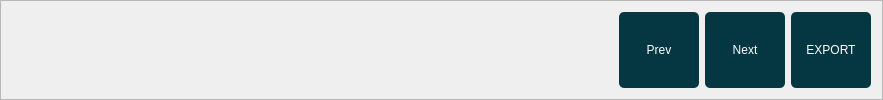
        <widget class="QFrame" name="frame_4">
         <property name="sizePolicy">
          <sizepolicy hsizetype="Preferred" vsizetype="Fixed">
           <horstretch>0</horstretch>
           <verstretch>0</verstretch>
          </sizepolicy>
         </property>
         <property name="frameShape">
          <enum>QFrame::StyledPanel</enum>
         </property>
         <property name="frameShadow">
          <enum>QFrame::Raised</enum>
         </property>
         <layout class="QHBoxLayout" name="horizontalLayout_2">
          <item>
           <spacer name="horizontalSpacer">
            <property name="orientation">
             <enum>Qt::Horizontal</enum>
            </property>
            <property name="sizeHint" stdset="0">
             <size>
              <width>607</width>
              <height>20</height>
             </size>
            </property>
           </spacer>
          </item>
          <item>
           <widget class="QPushButton" name="prev_Btn">
            <property name="sizePolicy">
             <sizepolicy hsizetype="Minimum" vsizetype="Preferred">
              <horstretch>0</horstretch>
              <verstretch>0</verstretch>
             </sizepolicy>
            </property>
            <property name="minimumSize">
             <size>
              <width>80</width>
              <height>25</height>
             </size>
            </property>
            <property name="cursor">
             <cursorShape>PointingHandCursor</cursorShape>
            </property>
            <property name="styleSheet">
             <string notr="true">QPushButton{
	background-color: rgb(5, 55, 66);
	border-radius: 5px;
	color: rgb(255, 255, 255);
	font: bold 12pt &quot;assets/font/monda.ttf&quot;;
	padding: 2px;
}

QPushButton:hover{
	background-color:rgb(57, 162, 219) ;
}</string>
            </property>
            <property name="text">
             <string>Prev</string>
            </property>
            <property name="flat">
             <bool>true</bool>
            </property>
           </widget>
          </item>
          <item>
           <widget class="QPushButton" name="next_Btn">
            <property name="sizePolicy">
             <sizepolicy hsizetype="Minimum" vsizetype="Preferred">
              <horstretch>0</horstretch>
              <verstretch>0</verstretch>
             </sizepolicy>
            </property>
            <property name="minimumSize">
             <size>
              <width>80</width>
              <height>25</height>
             </size>
            </property>
            <property name="cursor">
             <cursorShape>PointingHandCursor</cursorShape>
            </property>
            <property name="styleSheet">
             <string notr="true">QPushButton{
	background-color: rgb(5, 55, 66);
	border-radius: 5px;
	color: rgb(255, 255, 255);
	font: bold 12pt &quot;assets/font/monda.ttf&quot;;
	padding: 2px;
}

QPushButton:hover{
	background-color:rgb(57, 162, 219) ;
}</string>
            </property>
            <property name="text">
             <string>Next</string>
            </property>
            <property name="flat">
             <bool>true</bool>
            </property>
           </widget>
          </item>
          <item>
           <widget class="QPushButton" name="export_Btn">
            <property name="sizePolicy">
             <sizepolicy hsizetype="Minimum" vsizetype="Preferred">
              <horstretch>0</horstretch>
              <verstretch>0</verstretch>
             </sizepolicy>
            </property>
            <property name="minimumSize">
             <size>
              <width>80</width>
              <height>25</height>
             </size>
            </property>
            <property name="cursor">
             <cursorShape>PointingHandCursor</cursorShape>
            </property>
            <property name="styleSheet">
             <string notr="true">QPushButton{
	background-color: rgb(5, 55, 66);
	border-radius: 5px;
	color: rgb(255, 255, 255);
	font: bold 12pt &quot;assets/font/monda.ttf&quot;;
	padding: 2px;
}

QPushButton:hover{
	background-color:rgb(57, 162, 219) ;
}</string>
            </property>
            <property name="text">
             <string>EXPORT</string>
            </property>
            <property name="flat">
             <bool>true</bool>
            </property>
           </widget>
          </item>
         </layout>
        </widget>
